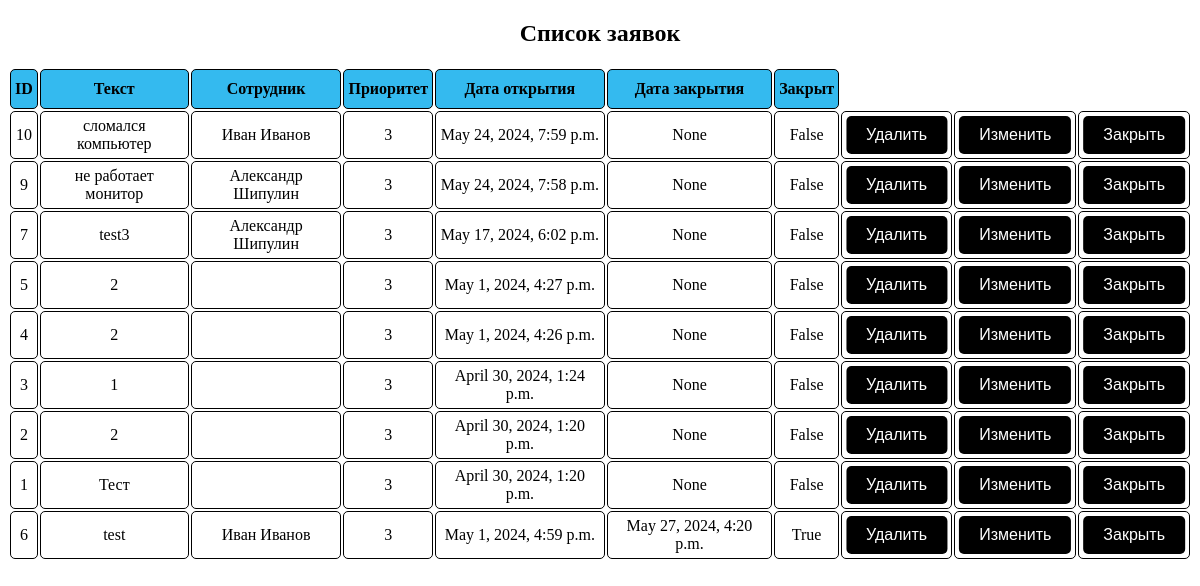
Before: /tickets (signed in) with the older database file.
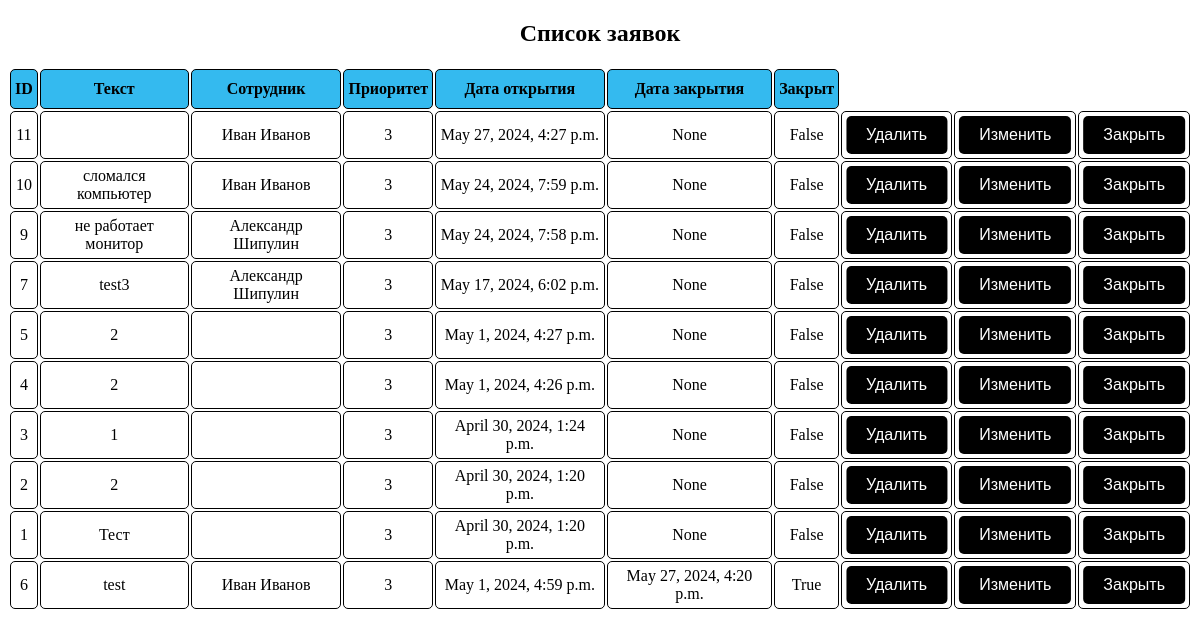
After: the same page with the newer database file.
### hdver2/models.py (models this page shows)
class Ticket(models.Model):
    text = models.TextField()
    employee = models.ForeignKey(User, on_delete=models.SET_NULL, null=True, blank=True)
    date_opened = models.DateTimeField()
    date_closed = models.DateTimeField(blank=False, null=True)
    priority = models.IntegerField(default=3)
    is_closed = models.BooleanField(default=0)
    class Meta:
        ordering = ["is_closed", "-date_opened"]

### hdver2/views.py (the view)
# urls.py: path('tickets', views.ticket, name='tickets'),
@permission_required('admin')
def ticket(request):
    tickets = Ticket.objects.all()
    return render(request, 'hd/tickets.html', {"tickets": tickets})

### templates/hd/tickets.html (shortened to what this page needs)
<!DOCTYPE html>
<html lang="en">
{% load static %}
<link rel="stylesheet" href="{% static 'css/styles.css' %}/">
<head>
</head>
<body>
{% if tickets.count > 0 %}
    <div >
    <h2 align="center">Список заявок</h2>
    <table class="sortable">
    <tr>
        <th>ID</th>
        <th>Текст</th>
        <th>Сотрудник</th>
        <th>Приоритет</th>
        <th>Дата открытия</th>
        <th>Дата закрытия</th>
        <th>Закрыт</th>
    </tr>
        {% for ticket in tickets %}
            <tr>
            <td>{{ ticket.id }}</td>
            <td>{{ ticket.text }}</td>
            <td>{{ ticket.employee.first_name }} {{ ticket.employee.last_name }}</td>
            <td>{{ ticket.priority }}</td>
            <td>{{ ticket.date_opened }}</td>
            <td>{{ ticket.date_closed }}</td>
            <td>{{ ticket.is_closed }}</td>
            <td><a href="delete/{{ ticket.id }}" class="btn">Удалить</a></td>
            <td><a href="edit/{{ ticket.id }}" class="btn">Изменить</a></td>
            <td><a href="close/{{ ticket.id }}" class="btn">Закрыть</a></td>
            </tr>
        {% endfor %}
    </table>
    </div>
{% endif %}
</body>
</html>

### hdver2/static/css/styles.css (style rules this page uses)
TR { align-items: center; }
TH, TD { border: 1px solid black; text-align: center; padding: 4px; border-radius: 5px; }
TH { background: rgb(52, 186, 239); height: 30px; }
.btn { background-color: black; color: white; padding: 10px 20px; text-align: center; text-decoration: none; font-size: 16px; border-radius: 5px; border: none; cursor: pointer; font-family: sans-serif; align-content: center; display: flex; justify-content: center; align-items: center; position: relative; left: 50%; transform: translate(-50%, 0); }

Changed rows visible on the page:
added Ticket: id "11", employee.first_name "Иван", employee.last_name "Иванов", priority "3", date_opened "May 27, 2024, 4:27 p.m.", date_closed "None", is_closed "False"
